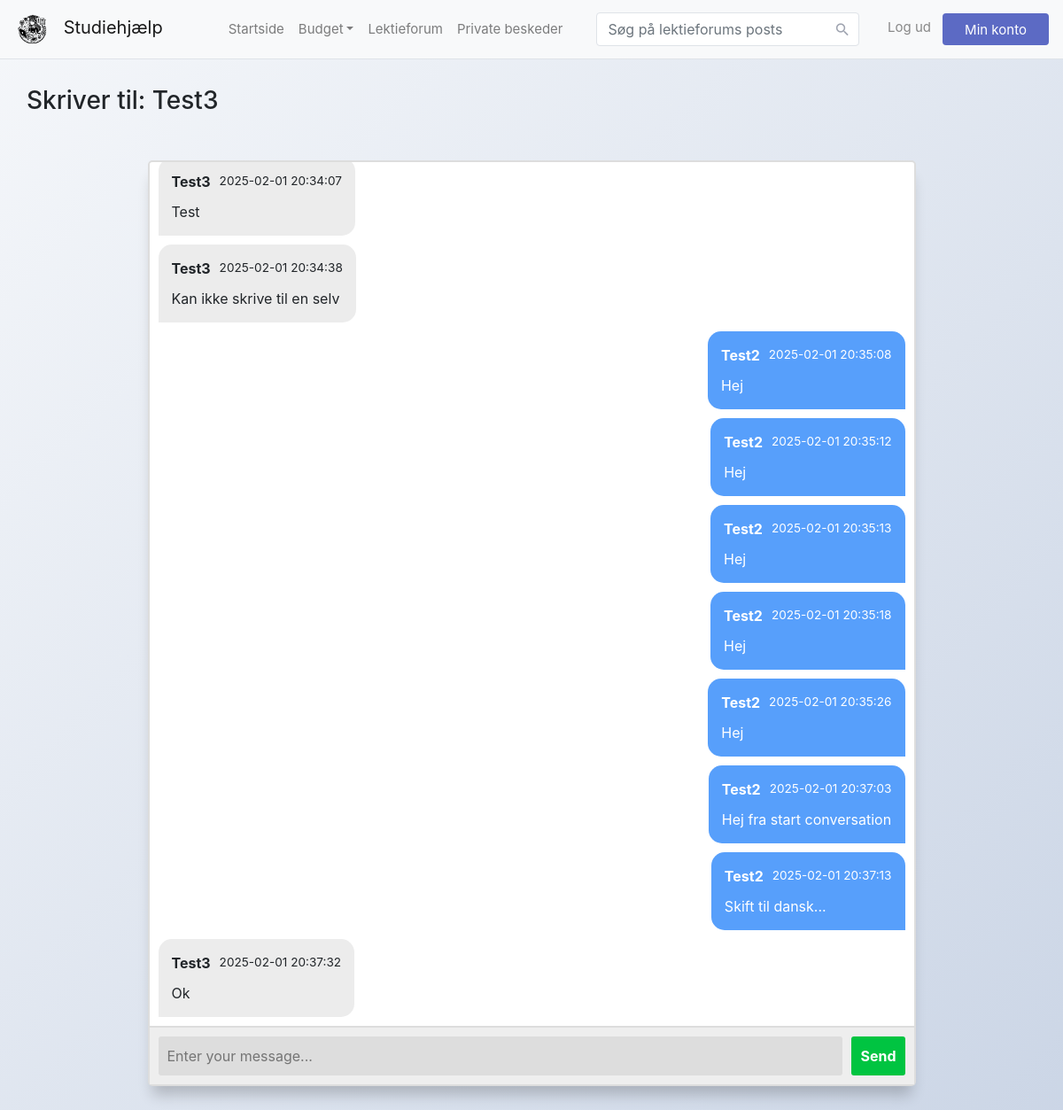
The app's page /privatemessages/Test3 (signed in) with its own data.
### tables this page shows
CREATE TABLE people (
    id              INTEGER NOT NULL,
    username        TEXT NOT NULL,
    grade           TEXT NOT NULL,
    filename        TEXT,
    PRIMARY KEY(id AUTOINCREMENT)
);

CREATE TABLE privateMessages (
    id          INTEGER NOT NULL,
    senderid    INTEGER NOT NULL,
    recipientid INTEGER NOT NULL,
    message     TEXT NOT NULL,
    date        DATE NOT NULL,
    PRIMARY KEY(id AUTOINCREMENT),
    FOREIGN KEY(senderid) REFERENCES people(id),
    FOREIGN KEY(recipientid) REFERENCES people(id)
);

### app.py (the view)
@app.route("/privatemessages/<username>")
@login_required
def private_messages_user(username: str):
    if username == session["username"] or username == "Slettet":
        return redirect("/privatemessages")
    conn = sqlite3.connect("database.db")
    conn.row_factory = sqlite3.Row
    cur = conn.cursor()
    query = """SELECT senderid, message, date, username FROM privateMessages
                INNER JOIN people ON people.id = senderid
                WHERE (privateMessages.senderid = ? OR privateMessages.recipientid = ?) AND (recipientid = (SELECT id FROM people WHERE username = ?) OR
                senderid = (SELECT id FROM people WHERE username = ?))"""
    rows = cur.execute(query, (session["user_id"], session["user_id"], username, username))
    messages = [dict(row) for row in rows]
    conn.close()
    return render_template("privatemessage.html", messages=messages, other_username=username)

### app.py (called while the page is built)
@app.after_request
def after_request(response):
    response.headers["Cache-Control"] = "no-cache, no-store, must-revalidate"
    response.headers["Expires"] = 0
    response.headers["Pragma"] = "no-cache"
    return response

### helpers.py (called while the page is built)
def login_required(f):
    @wraps(f)
    def decorated_function(*args, **kwargs):
        if session.get("user_id") is None:
            return redirect("/login")
        return f(*args, **kwargs)
    return decorated_function

### templates/privatemessage.html (shortened to what this page needs)
{% extends "layout.html" %}
{% block body %}
    <h3>Skriver til: <a href="/accounts/{{ other_username }}"></a>{{ other_username }}</h3>
        <section class="msger">
        <main class="msger-chat">
            {% for message in messages %}
                <div class="msg {% if message.senderid == session['user_id'] %}right-msg{% else %}left-msg{% endif %}">
                    <div class="msg-bubble">
                        <div class="msg-info">
                            <div class="msg-info-name">{{ message.username }}</div>
                            <div class="msg-info-time">{{ message.date }}</div>
                        </div>
                        <div class="msg-text">
                            {{ message.message }}
                        </div>
                    </div>
                </div>
            {% endfor %}
        </main>
        {% if other_username != "Slettet" %}
            <form class="msger-inputarea" action="/privatemessages/write" method="post">
                <input autocomplete="off" type="text" class="msger-input" placeholder="Enter your message..." name="message">
                <button type="submit" class="msger-send-btn">Send</button>
            </form>
        {% endif %}
    </section>
{% endblock %}

### templates/layout.html (shortened to what this page needs)
<!DOCTYPE html>
<html lang="da">
    <head>
        <link rel="stylesheet" href="/static/styles.css">
        <link rel="stylesheet" href="https://stackpath.bootstrapcdn.com/bootstrap/4.5.0/css/bootstrap.min.css">
        <link rel="stylesheet" href="https://maxcdn.bootstrapcdn.com/font-awesome/4.7.0/css/font-awesome.min.css">
    </head>
    <body>
        <nav class="navbar navbar-expand-lg navbar-light bg-light">
            <a href="/" class="navbar-brand">
                <img src="/static/Logo.png" alt="Logo" style="height: 40px; margin-right: 10px;">
                Studiehjælp
            </a>
            <div id="navbarCollapse" class="collapse navbar-collapse justify-content-start">
                <div class="navbar-nav">
                    <a href="/" class="nav-item nav-link">Startside</a>
                    <div class="nav-item dropdown">
                        <a href="#" data-toggle="dropdown" class="nav-item nav-link dropdown-toggle">Budget</a>
                    </div>
                    <a href="/lektiehjælp" class="nav-item nav-link">Lektieforum</a>
                    {% if session["user_id"] %}
                        <a href="/privatemessages" class="nav-item nav-link">Private beskeder</a>
                    {% endif %}
                </div>
                <form action="/lektiehjælp" class="navbar-form form-inline" method="get">
                    <div class="input-group search-box">
                        <input autocomplete="off" type="text" id="search" class="form-control" name="search" placeholder="Søg på lektieforums posts" value="{{ request.args.get('search') or '' }}">
                        <div class="input-group-append">
                            <span class="input-group-text"><i class="material-icons">&#xE8B6;</i></span>
                        </div>
                    </div>
                </form>
                <div class="navbar-nav action-buttons ml-auto">
                    {% if session["user_id"] %}
                        <a href="/logout" class="btn">Log ud</a>
                        <a href="/myaccount" class="btn btn-primary">Min konto</a>
                    {% endif %}
                </div>
            </div>
        </nav>
        <div class="content">
            {% block body %}{% endblock %}
        </div>
    </body>
</html>

### static/styles.css (style rules this page uses)
body { font-family: 'Varela Round', sans-serif; background-image: var(--body-bg); height: 100vh; margin: 0; display: block; }
.form-control { box-shadow: none; border-radius: 4px; }
.content { margin: 20px; padding: 10px; }
.navbar { background: #fff; padding-left: 16px; padding-right: 16px; border-bottom: 1px solid #dfe3e8; border-radius: 0; position: fixed; }
.navbar .navbar-brand { padding-left: 0; font-size: 20px; padding-right: 50px; }
.navbar .form-inline { display: inline-block; }
.navbar .navbar-nav { position: relative; }
.navbar a, .navbar a:active { color: #888; font-size: 15px; background: transparent; }
.search-box { position: relative; }
.search-box input { padding-right: 35px; border-color: #dfe3e8; border-radius: 4px !important; box-shadow: none }
.search-box .input-group-text { min-width: 35px; border: none; background: transparent; position: absolute; right: 0; z-index: 9; padding: 7px; height: 100%; }
.search-box i { color: #a0a5b1; font-size: 19px; }
.navbar .btn-primary, .navbar .btn-primary:active { color: #fff; background: #5c6ac4 !important; padding-top: 8px; padding-bottom: 6px; border-radius: 4px; vertical-align: middle; border: none; min-width: 120px; margin: 2px 0; }
.navbar .navbar-form { border: none; }
@media (min-width: 1200px) { .form-inline .input-group { width: 300px; margin-left: 30px; } }

### templates/privatemessage.html (style rules this page uses)
:root { --body-bg: linear-gradient(135deg, #f5f7fa 0%, #c3cfe2 100%); --msger-bg: #fff; --border: 2px solid #ddd; --left-msg-bg: #ececec; --right-msg-bg: #579ffb; }
html { box-sizing: border-box; }
*, *:before, *:after { margin: 0; padding: 0; box-sizing: inherit; }
.msger { display: flex; flex-direction: column; width: 100%; max-width: 867px; margin: 50px auto; height: 60vh; border: var(--border); border-radius: 5px; background: var(--msger-bg); box-shadow: 0 15px 15px -5px rgba(0, 0, 0, 0.2); }
.msger-chat { flex: 1; overflow-y: auto; padding: 10px; }
.msg { display: flex; align-items: flex-end; margin-bottom: 10px; }
.msg:last-of-type { margin: 0; }
.msg-bubble { max-width: 450px; padding: 15px; border-radius: 15px; background: var(--left-msg-bg); }
.msg-info { display: flex; justify-content: space-between; align-items: center; margin-bottom: 10px; }
.msg-info-name { margin-right: 10px; font-weight: bold; }
.msg-info-time { font-size: 0.85em; }
.left-msg .msg-bubble { border-bottom-left-radius: 0; }
.right-msg { flex-direction: row-reverse; }
.right-msg .msg-bubble { background: var(--right-msg-bg); color: #fff; border-bottom-right-radius: 0; }
.msger-inputarea { display: flex; padding: 10px; border-top: var(--border); background: #eee; }
.msger-inputarea * { padding: 10px; border: none; border-radius: 3px; font-size: 1em; }
.msger-input { flex: 1; background: #ddd; }
.msger-send-btn { margin-left: 10px; background: rgb(0, 196, 65); color: #fff; font-weight: bold; cursor: pointer; transition: background 0.23s; }

### records on screen
people: username "Test3"
privateMessages: username "Test3", date "2025-02-01 20:34:07", message "Test"
privateMessages: username "Test3", date "2025-02-01 20:34:38", message "Kan ikke skrive til en selv"
privateMessages: username "Test2", date "2025-02-01 20:35:08", message "Hej"
privateMessages: username "Test2", date "2025-02-01 20:35:12", message "Hej"
privateMessages: username "Test2", date "2025-02-01 20:35:13", message "Hej"
privateMessages: username "Test2", date "2025-02-01 20:35:18", message "Hej"
privateMessages: username "Test2", date "2025-02-01 20:35:26", message "Hej"
privateMessages: username "Test2", date "2025-02-01 20:37:03", message "Hej fra start conversation"
privateMessages: username "Test2", date "2025-02-01 20:37:13", message "Skift til dansk..."
privateMessages: username "Test3", date "2025-02-01 20:37:32", message "Ok"
